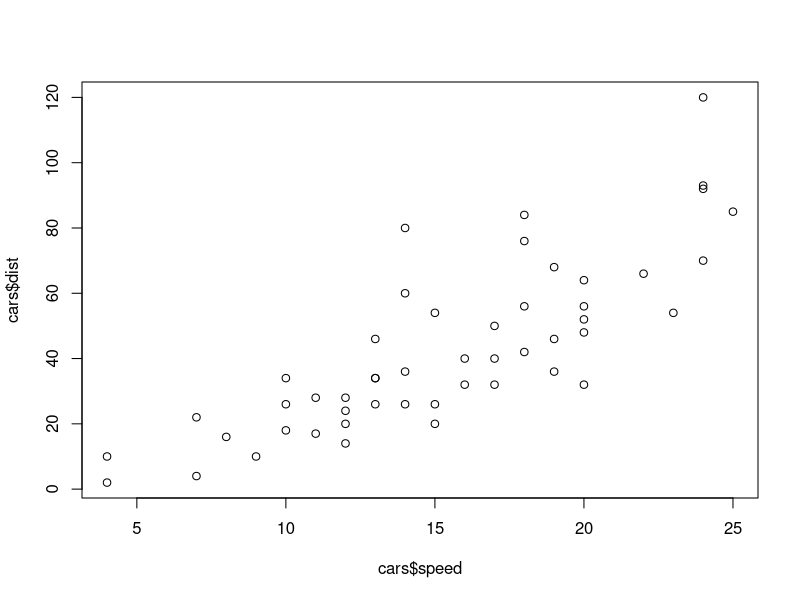
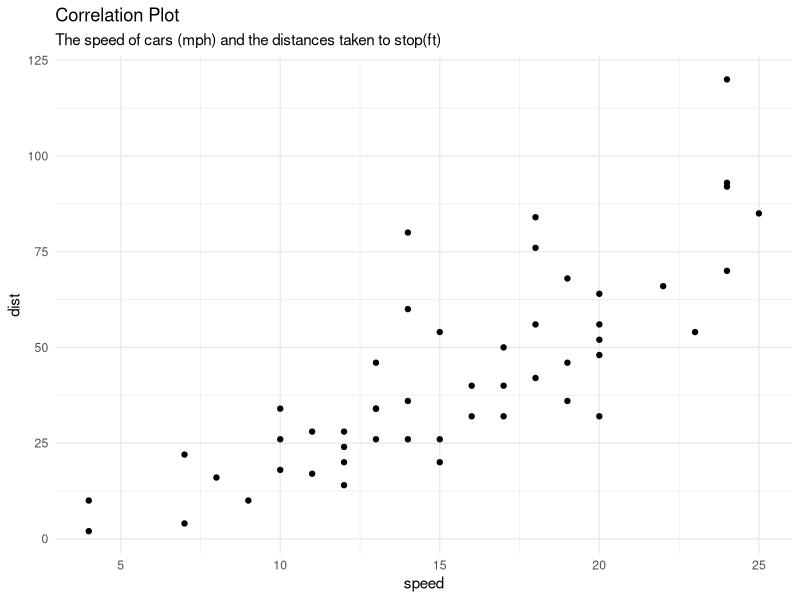
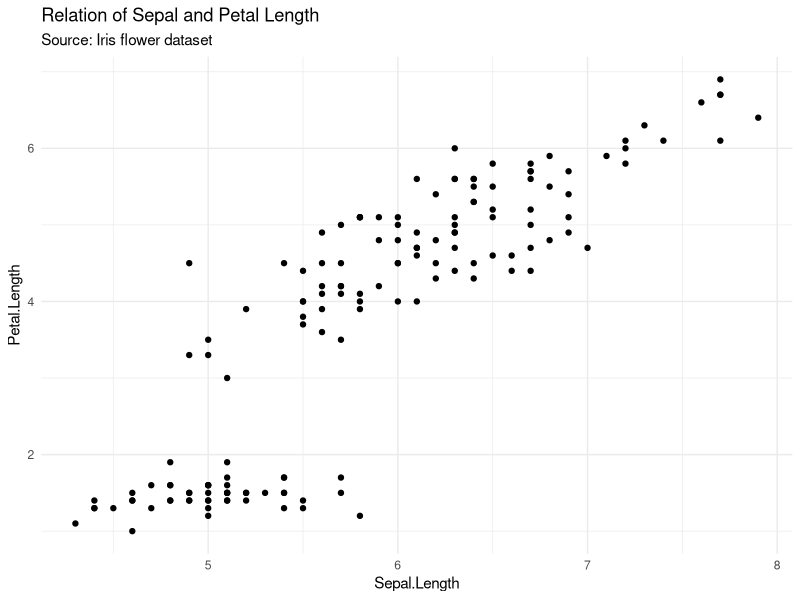
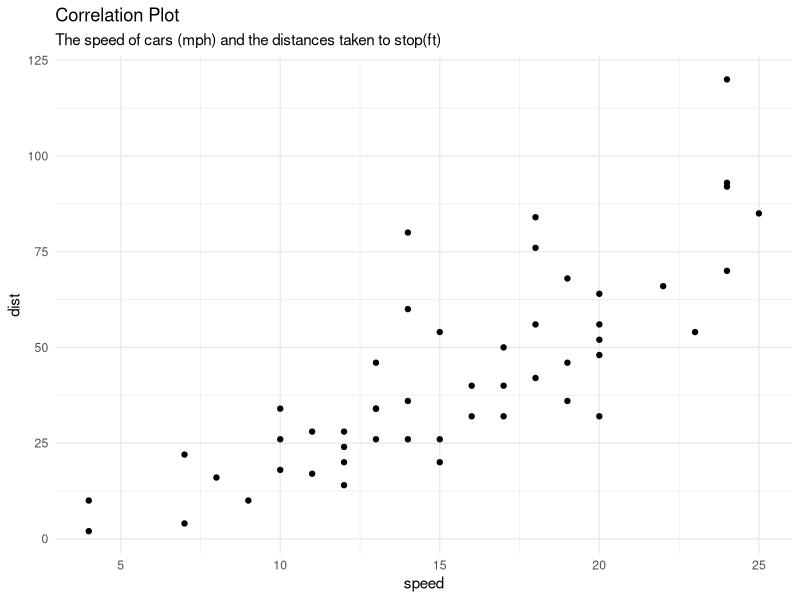

The R source for these figures, in order: (Note: this script raises an error after producing the figures.)
## ---- chunk 1
knitr::opts_chunk$set(
  echo = TRUE,
  warning = FALSE,
  message = FALSE,
  fig.align = "center"
)
## ---- chunk 2
plot(x = cars$speed, y = cars$dist)
## ---- chunk 3
scatter_plot <- function(data, xaxis, yaxis, title, sub){
  
  # define the library
  
  library(ggplot2)
  library(rlang)
  
  xaxis <- sym(xaxis)
  yaxis <- sym(yaxis)
  
  # visualization
  
  plot <- ggplot(data = data, mapping = aes(x = !!xaxis, y = !!yaxis)) +
    geom_point() +
    labs(title = title,
         subtitle = sub) +
    theme_minimal()
  
  return(plot)
  
}
## ---- chunk 4
scatter_plot(
  data = cars, 
  xaxis = "speed", 
  yaxis = "dist",
  title = "Correlation Plot",
  sub = "The speed of cars (mph) and the distances taken to stop(ft)"
)
## ---- chunk 5
scatter_plot(
  data = iris, 
  xaxis = "Sepal.Length", 
  yaxis = "Petal.Length",
  title = "Relation of Sepal and Petal Length",
  sub = "Source: Iris flower dataset"
)
## ---- chunk 6
new_scatter_plot <- function(){
  
  # define the library
  
  library(ggplot2)
  
  # visualization
  
  plot <- ggplot(data = cars, mapping = aes(x = speed, y = dist)) +
    geom_point() +
    labs(title = "Correlation Plot",
         subtitle = "The speed of cars (mph) and the distances taken to stop(ft)") +
    theme_minimal()
  
  return(plot)
  
}

new_scatter_plot()
## ---- chunk 7
knitr::include_graphics(path = "assets/bbplot_example_plots.png")
## ---- chunk 8
knitr::include_graphics(path = "assets/shiny architecture.png")
## ---- chunk 9

## ---- chunk 10

